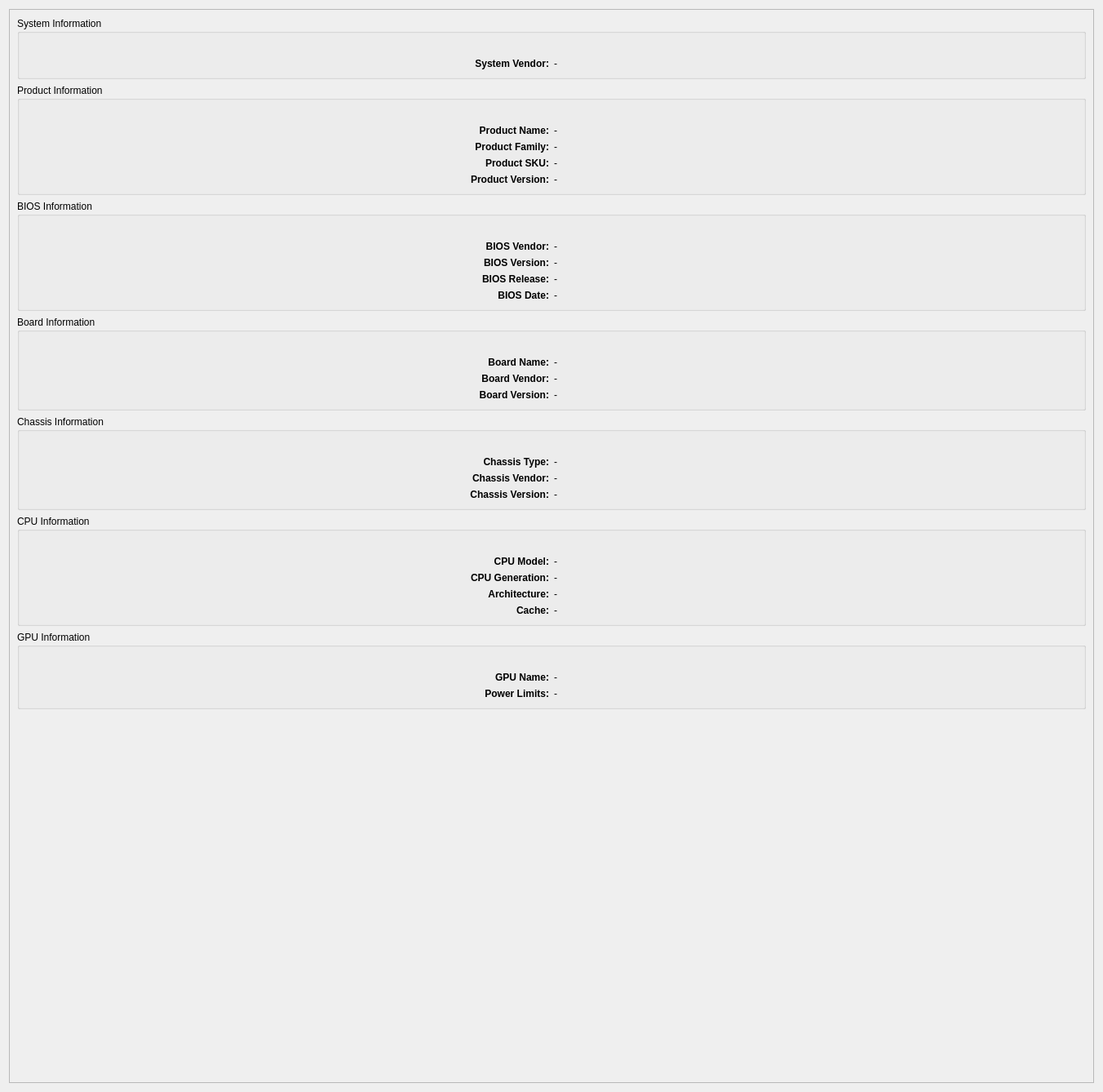
<?xml version="1.0" encoding="UTF-8"?>
<ui version="4.0">
 <class>ToolBarInformationWidget</class>
 <widget class="QWidget" name="ToolBarInformationWidget">
  <property name="geometry">
   <rect>
    <x>0</x>
    <y>0</y>
    <width>1352</width>
    <height>1338</height>
   </rect>
  </property>
  <property name="windowTitle">
   <string>Machine Information</string>
  </property>
  <property name="styleSheet">
   <string notr="true"/>
  </property>
  <layout class="QVBoxLayout" name="verticalLayout">
   <item>
    <widget class="QScrollArea" name="scrollArea">
     <property name="widgetResizable">
      <bool>true</bool>
     </property>
     <widget class="QWidget" name="scrollAreaWidgetContents">
      <property name="geometry">
       <rect>
        <x>0</x>
        <y>0</y>
        <width>1328</width>
        <height>1314</height>
       </rect>
      </property>
      <layout class="QHBoxLayout" name="horizontalLayout">
       <item>
        <layout class="QVBoxLayout" name="verticalLayout_Content">
         <item>
          <widget class="QGroupBox" name="groupBox_System">
           <property name="title">
            <string>System Information</string>
           </property>
           <layout class="QGridLayout" name="gridLayout_System">
            <property name="topMargin">
             <number>30</number>
            </property>
            <item row="0" column="0">
             <widget class="QLabel" name="label_SysVendor">
              <property name="font">
               <font>
                <bold>true</bold>
               </font>
              </property>
              <property name="text">
               <string>System Vendor:</string>
              </property>
              <property name="alignment">
               <set>Qt::AlignmentFlag::AlignRight|Qt::AlignmentFlag::AlignTrailing|Qt::AlignmentFlag::AlignVCenter</set>
              </property>
             </widget>
            </item>
            <item row="0" column="1">
             <widget class="QLabel" name="label_SysVendorValue">
              <property name="text">
               <string>-</string>
              </property>
              <property name="textInteractionFlags">
               <set>Qt::TextInteractionFlag::LinksAccessibleByMouse|Qt::TextInteractionFlag::TextSelectableByMouse</set>
              </property>
             </widget>
            </item>
           </layout>
          </widget>
         </item>
         <item>
          <widget class="QGroupBox" name="groupBox_Product">
           <property name="title">
            <string>Product Information</string>
           </property>
           <layout class="QGridLayout" name="gridLayout_Product">
            <property name="topMargin">
             <number>30</number>
            </property>
            <item row="0" column="0">
             <widget class="QLabel" name="label_ProductName">
              <property name="font">
               <font>
                <bold>true</bold>
               </font>
              </property>
              <property name="text">
               <string>Product Name:</string>
              </property>
              <property name="alignment">
               <set>Qt::AlignmentFlag::AlignRight|Qt::AlignmentFlag::AlignTrailing|Qt::AlignmentFlag::AlignVCenter</set>
              </property>
             </widget>
            </item>
            <item row="0" column="1">
             <widget class="QLabel" name="label_ProductNameValue">
              <property name="text">
               <string>-</string>
              </property>
              <property name="textInteractionFlags">
               <set>Qt::TextInteractionFlag::LinksAccessibleByMouse|Qt::TextInteractionFlag::TextSelectableByMouse</set>
              </property>
             </widget>
            </item>
            <item row="1" column="0">
             <widget class="QLabel" name="label_ProductFamily">
              <property name="font">
               <font>
                <bold>true</bold>
               </font>
              </property>
              <property name="text">
               <string>Product Family:</string>
              </property>
              <property name="alignment">
               <set>Qt::AlignmentFlag::AlignRight|Qt::AlignmentFlag::AlignTrailing|Qt::AlignmentFlag::AlignVCenter</set>
              </property>
             </widget>
            </item>
            <item row="1" column="1">
             <widget class="QLabel" name="label_ProductFamilyValue">
              <property name="text">
               <string>-</string>
              </property>
              <property name="textInteractionFlags">
               <set>Qt::TextInteractionFlag::LinksAccessibleByMouse|Qt::TextInteractionFlag::TextSelectableByMouse</set>
              </property>
             </widget>
            </item>
            <item row="2" column="0">
             <widget class="QLabel" name="label_ProductSku">
              <property name="font">
               <font>
                <bold>true</bold>
               </font>
              </property>
              <property name="text">
               <string>Product SKU:</string>
              </property>
              <property name="alignment">
               <set>Qt::AlignmentFlag::AlignRight|Qt::AlignmentFlag::AlignTrailing|Qt::AlignmentFlag::AlignVCenter</set>
              </property>
             </widget>
            </item>
            <item row="2" column="1">
             <widget class="QLabel" name="label_ProductSkuValue">
              <property name="text">
               <string>-</string>
              </property>
              <property name="textInteractionFlags">
               <set>Qt::TextInteractionFlag::LinksAccessibleByMouse|Qt::TextInteractionFlag::TextSelectableByMouse</set>
              </property>
             </widget>
            </item>
            <item row="3" column="0">
             <widget class="QLabel" name="label_ProductVersion">
              <property name="font">
               <font>
                <bold>true</bold>
               </font>
              </property>
              <property name="text">
               <string>Product Version:</string>
              </property>
              <property name="alignment">
               <set>Qt::AlignmentFlag::AlignRight|Qt::AlignmentFlag::AlignTrailing|Qt::AlignmentFlag::AlignVCenter</set>
              </property>
             </widget>
            </item>
            <item row="3" column="1">
             <widget class="QLabel" name="label_ProductVersionValue">
              <property name="text">
               <string>-</string>
              </property>
              <property name="textInteractionFlags">
               <set>Qt::TextInteractionFlag::LinksAccessibleByMouse|Qt::TextInteractionFlag::TextSelectableByMouse</set>
              </property>
             </widget>
            </item>
           </layout>
          </widget>
         </item>
         <item>
          <widget class="QGroupBox" name="groupBox_BIOS">
           <property name="title">
            <string>BIOS Information</string>
           </property>
           <layout class="QGridLayout" name="gridLayout_BIOS">
            <property name="topMargin">
             <number>30</number>
            </property>
            <item row="0" column="0">
             <widget class="QLabel" name="label_BiosVendor">
              <property name="font">
               <font>
                <bold>true</bold>
               </font>
              </property>
              <property name="text">
               <string>BIOS Vendor:</string>
              </property>
              <property name="alignment">
               <set>Qt::AlignmentFlag::AlignRight|Qt::AlignmentFlag::AlignTrailing|Qt::AlignmentFlag::AlignVCenter</set>
              </property>
             </widget>
            </item>
            <item row="0" column="1">
             <widget class="QLabel" name="label_BiosVendorValue">
              <property name="text">
               <string>-</string>
              </property>
              <property name="textInteractionFlags">
               <set>Qt::TextInteractionFlag::LinksAccessibleByMouse|Qt::TextInteractionFlag::TextSelectableByMouse</set>
              </property>
             </widget>
            </item>
            <item row="1" column="0">
             <widget class="QLabel" name="label_BiosVersion">
              <property name="font">
               <font>
                <bold>true</bold>
               </font>
              </property>
              <property name="text">
               <string>BIOS Version:</string>
              </property>
              <property name="alignment">
               <set>Qt::AlignmentFlag::AlignRight|Qt::AlignmentFlag::AlignTrailing|Qt::AlignmentFlag::AlignVCenter</set>
              </property>
             </widget>
            </item>
            <item row="1" column="1">
             <widget class="QLabel" name="label_BiosVersionValue">
              <property name="text">
               <string>-</string>
              </property>
              <property name="textInteractionFlags">
               <set>Qt::TextInteractionFlag::LinksAccessibleByMouse|Qt::TextInteractionFlag::TextSelectableByMouse</set>
              </property>
             </widget>
            </item>
            <item row="2" column="0">
             <widget class="QLabel" name="label_BiosRelease">
              <property name="font">
               <font>
                <bold>true</bold>
               </font>
              </property>
              <property name="text">
               <string>BIOS Release:</string>
              </property>
              <property name="alignment">
               <set>Qt::AlignmentFlag::AlignRight|Qt::AlignmentFlag::AlignTrailing|Qt::AlignmentFlag::AlignVCenter</set>
              </property>
             </widget>
            </item>
            <item row="2" column="1">
             <widget class="QLabel" name="label_BiosReleaseValue">
              <property name="text">
               <string>-</string>
              </property>
              <property name="textInteractionFlags">
               <set>Qt::TextInteractionFlag::LinksAccessibleByMouse|Qt::TextInteractionFlag::TextSelectableByMouse</set>
              </property>
             </widget>
            </item>
            <item row="3" column="0">
             <widget class="QLabel" name="label_BiosDate">
              <property name="font">
               <font>
                <bold>true</bold>
               </font>
              </property>
              <property name="text">
               <string>BIOS Date:</string>
              </property>
              <property name="alignment">
               <set>Qt::AlignmentFlag::AlignRight|Qt::AlignmentFlag::AlignTrailing|Qt::AlignmentFlag::AlignVCenter</set>
              </property>
             </widget>
            </item>
            <item row="3" column="1">
             <widget class="QLabel" name="label_BiosDateValue">
              <property name="text">
               <string>-</string>
              </property>
              <property name="textInteractionFlags">
               <set>Qt::TextInteractionFlag::LinksAccessibleByMouse|Qt::TextInteractionFlag::TextSelectableByMouse</set>
              </property>
             </widget>
            </item>
           </layout>
          </widget>
         </item>
         <item>
          <widget class="QGroupBox" name="groupBox_Board">
           <property name="title">
            <string>Board Information</string>
           </property>
           <layout class="QGridLayout" name="gridLayout_Board">
            <property name="topMargin">
             <number>30</number>
            </property>
            <item row="0" column="0">
             <widget class="QLabel" name="label_BoardName">
              <property name="font">
               <font>
                <bold>true</bold>
               </font>
              </property>
              <property name="text">
               <string>Board Name:</string>
              </property>
              <property name="alignment">
               <set>Qt::AlignmentFlag::AlignRight|Qt::AlignmentFlag::AlignTrailing|Qt::AlignmentFlag::AlignVCenter</set>
              </property>
             </widget>
            </item>
            <item row="0" column="1">
             <widget class="QLabel" name="label_BoardNameValue">
              <property name="text">
               <string>-</string>
              </property>
              <property name="textInteractionFlags">
               <set>Qt::TextInteractionFlag::LinksAccessibleByMouse|Qt::TextInteractionFlag::TextSelectableByMouse</set>
              </property>
             </widget>
            </item>
            <item row="1" column="0">
             <widget class="QLabel" name="label_BoardVendor">
              <property name="font">
               <font>
                <bold>true</bold>
               </font>
              </property>
              <property name="text">
               <string>Board Vendor:</string>
              </property>
              <property name="alignment">
               <set>Qt::AlignmentFlag::AlignRight|Qt::AlignmentFlag::AlignTrailing|Qt::AlignmentFlag::AlignVCenter</set>
              </property>
             </widget>
            </item>
            <item row="1" column="1">
             <widget class="QLabel" name="label_BoardVendorValue">
              <property name="text">
               <string>-</string>
              </property>
              <property name="textInteractionFlags">
               <set>Qt::TextInteractionFlag::LinksAccessibleByMouse|Qt::TextInteractionFlag::TextSelectableByMouse</set>
              </property>
             </widget>
            </item>
            <item row="2" column="0">
             <widget class="QLabel" name="label_BoardVersion">
              <property name="font">
               <font>
                <bold>true</bold>
               </font>
              </property>
              <property name="text">
               <string>Board Version:</string>
              </property>
              <property name="alignment">
               <set>Qt::AlignmentFlag::AlignRight|Qt::AlignmentFlag::AlignTrailing|Qt::AlignmentFlag::AlignVCenter</set>
              </property>
             </widget>
            </item>
            <item row="2" column="1">
             <widget class="QLabel" name="label_BoardVersionValue">
              <property name="text">
               <string>-</string>
              </property>
              <property name="textInteractionFlags">
               <set>Qt::TextInteractionFlag::LinksAccessibleByMouse|Qt::TextInteractionFlag::TextSelectableByMouse</set>
              </property>
             </widget>
            </item>
           </layout>
          </widget>
         </item>
         <item>
          <widget class="QGroupBox" name="groupBox_Chassis">
           <property name="title">
            <string>Chassis Information</string>
           </property>
           <layout class="QGridLayout" name="gridLayout_Chassis">
            <property name="topMargin">
             <number>30</number>
            </property>
            <item row="0" column="0">
             <widget class="QLabel" name="label_ChassisType">
              <property name="font">
               <font>
                <bold>true</bold>
               </font>
              </property>
              <property name="text">
               <string>Chassis Type:</string>
              </property>
              <property name="alignment">
               <set>Qt::AlignmentFlag::AlignRight|Qt::AlignmentFlag::AlignTrailing|Qt::AlignmentFlag::AlignVCenter</set>
              </property>
             </widget>
            </item>
            <item row="0" column="1">
             <widget class="QLabel" name="label_ChassisTypeValue">
              <property name="text">
               <string>-</string>
              </property>
              <property name="textInteractionFlags">
               <set>Qt::TextInteractionFlag::LinksAccessibleByMouse|Qt::TextInteractionFlag::TextSelectableByMouse</set>
              </property>
             </widget>
            </item>
            <item row="1" column="0">
             <widget class="QLabel" name="label_ChassisVendor">
              <property name="font">
               <font>
                <bold>true</bold>
               </font>
              </property>
              <property name="text">
               <string>Chassis Vendor:</string>
              </property>
              <property name="alignment">
               <set>Qt::AlignmentFlag::AlignRight|Qt::AlignmentFlag::AlignTrailing|Qt::AlignmentFlag::AlignVCenter</set>
              </property>
             </widget>
            </item>
            <item row="1" column="1">
             <widget class="QLabel" name="label_ChassisVendorValue">
              <property name="text">
               <string>-</string>
              </property>
              <property name="textInteractionFlags">
               <set>Qt::TextInteractionFlag::LinksAccessibleByMouse|Qt::TextInteractionFlag::TextSelectableByMouse</set>
              </property>
             </widget>
            </item>
            <item row="2" column="0">
             <widget class="QLabel" name="label_ChassisVersion">
              <property name="font">
               <font>
                <bold>true</bold>
               </font>
              </property>
              <property name="text">
               <string>Chassis Version:</string>
              </property>
              <property name="alignment">
               <set>Qt::AlignmentFlag::AlignRight|Qt::AlignmentFlag::AlignTrailing|Qt::AlignmentFlag::AlignVCenter</set>
              </property>
             </widget>
            </item>
            <item row="2" column="1">
             <widget class="QLabel" name="label_ChassisVersionValue">
              <property name="text">
               <string>-</string>
              </property>
              <property name="textInteractionFlags">
               <set>Qt::TextInteractionFlag::LinksAccessibleByMouse|Qt::TextInteractionFlag::TextSelectableByMouse</set>
              </property>
             </widget>
            </item>
           </layout>
          </widget>
         </item>
         <item>
          <widget class="QGroupBox" name="groupBox_CPU">
           <property name="title">
            <string>CPU Information</string>
           </property>
           <layout class="QGridLayout" name="gridLayout_CPU">
            <property name="topMargin">
             <number>30</number>
            </property>
            <item row="0" column="0">
             <widget class="QLabel" name="label_CPUModel">
              <property name="font">
               <font>
                <bold>true</bold>
               </font>
              </property>
              <property name="text">
               <string>CPU Model:</string>
              </property>
              <property name="alignment">
               <set>Qt::AlignmentFlag::AlignRight|Qt::AlignmentFlag::AlignTrailing|Qt::AlignmentFlag::AlignVCenter</set>
              </property>
             </widget>
            </item>
            <item row="0" column="1">
             <widget class="QLabel" name="label_CPUModelValue">
              <property name="text">
               <string>-</string>
              </property>
              <property name="textInteractionFlags">
               <set>Qt::TextInteractionFlag::LinksAccessibleByMouse|Qt::TextInteractionFlag::TextSelectableByMouse</set>
              </property>
             </widget>
            </item>
            <item row="1" column="0">
             <widget class="QLabel" name="label_CPUGeneration">
              <property name="font">
               <font>
                <bold>true</bold>
               </font>
              </property>
              <property name="text">
               <string>CPU Generation:</string>
              </property>
              <property name="alignment">
               <set>Qt::AlignmentFlag::AlignRight|Qt::AlignmentFlag::AlignTrailing|Qt::AlignmentFlag::AlignVCenter</set>
              </property>
             </widget>
            </item>
            <item row="1" column="1">
             <widget class="QLabel" name="label_CPUGenerationValue">
              <property name="text">
               <string>-</string>
              </property>
              <property name="textInteractionFlags">
               <set>Qt::TextInteractionFlag::LinksAccessibleByMouse|Qt::TextInteractionFlag::TextSelectableByMouse</set>
              </property>
             </widget>
            </item>
            <item row="2" column="0">
             <widget class="QLabel" name="label_CPUArchitecture">
              <property name="font">
               <font>
                <bold>true</bold>
               </font>
              </property>
              <property name="text">
               <string>Architecture:</string>
              </property>
              <property name="alignment">
               <set>Qt::AlignmentFlag::AlignRight|Qt::AlignmentFlag::AlignTrailing|Qt::AlignmentFlag::AlignVCenter</set>
              </property>
             </widget>
            </item>
            <item row="2" column="1">
             <widget class="QLabel" name="label_CPUArchitectureValue">
              <property name="text">
               <string>-</string>
              </property>
              <property name="textInteractionFlags">
               <set>Qt::TextInteractionFlag::LinksAccessibleByMouse|Qt::TextInteractionFlag::TextSelectableByMouse</set>
              </property>
             </widget>
            </item>
            <item row="3" column="0">
             <widget class="QLabel" name="label_CPUCache">
              <property name="font">
               <font>
                <bold>true</bold>
               </font>
              </property>
              <property name="text">
               <string>Cache:</string>
              </property>
              <property name="alignment">
               <set>Qt::AlignmentFlag::AlignRight|Qt::AlignmentFlag::AlignTrailing|Qt::AlignmentFlag::AlignVCenter</set>
              </property>
             </widget>
            </item>
            <item row="3" column="1">
             <widget class="QLabel" name="label_CPUCacheValue">
              <property name="text">
               <string>-</string>
              </property>
              <property name="textInteractionFlags">
               <set>Qt::TextInteractionFlag::LinksAccessibleByMouse|Qt::TextInteractionFlag::TextSelectableByMouse</set>
              </property>
             </widget>
            </item>
           </layout>
          </widget>
         </item>
         <item>
          <widget class="QGroupBox" name="groupBox_GPU">
           <property name="title">
            <string>GPU Information</string>
           </property>
           <layout class="QGridLayout" name="gridLayout_GPU">
            <property name="topMargin">
             <number>30</number>
            </property>
            <item row="0" column="0">
             <widget class="QLabel" name="label_GPUName">
              <property name="font">
               <font>
                <bold>true</bold>
               </font>
              </property>
              <property name="text">
               <string>GPU Name:</string>
              </property>
              <property name="alignment">
               <set>Qt::AlignmentFlag::AlignRight|Qt::AlignmentFlag::AlignTrailing|Qt::AlignmentFlag::AlignVCenter</set>
              </property>
             </widget>
            </item>
            <item row="0" column="1">
             <widget class="QLabel" name="label_GPUNameValue">
              <property name="text">
               <string>-</string>
              </property>
              <property name="textInteractionFlags">
               <set>Qt::TextInteractionFlag::LinksAccessibleByMouse|Qt::TextInteractionFlag::TextSelectableByMouse</set>
              </property>
             </widget>
            </item>
            <item row="1" column="0">
             <widget class="QLabel" name="label_GPUPowerLimit">
              <property name="font">
               <font>
                <bold>true</bold>
               </font>
              </property>
              <property name="text">
               <string>Power Limits:</string>
              </property>
              <property name="alignment">
               <set>Qt::AlignmentFlag::AlignRight|Qt::AlignmentFlag::AlignTrailing|Qt::AlignmentFlag::AlignVCenter</set>
              </property>
             </widget>
            </item>
            <item row="1" column="1">
             <widget class="QLabel" name="label_GPUPowerLimitValue">
              <property name="text">
               <string>-</string>
              </property>
              <property name="textInteractionFlags">
               <set>Qt::TextInteractionFlag::LinksAccessibleByMouse|Qt::TextInteractionFlag::TextSelectableByMouse</set>
              </property>
             </widget>
            </item>
           </layout>
          </widget>
         </item>
         <item>
          <spacer name="verticalSpacer">
           <property name="orientation">
            <enum>Qt::Orientation::Vertical</enum>
           </property>
           <property name="sizeHint" stdset="0">
            <size>
             <width>20</width>
             <height>40</height>
            </size>
           </property>
          </spacer>
         </item>
        </layout>
       </item>
      </layout>
     </widget>
    </widget>
   </item>
  </layout>
 </widget>
 <resources/>
 <connections/>
</ui>
